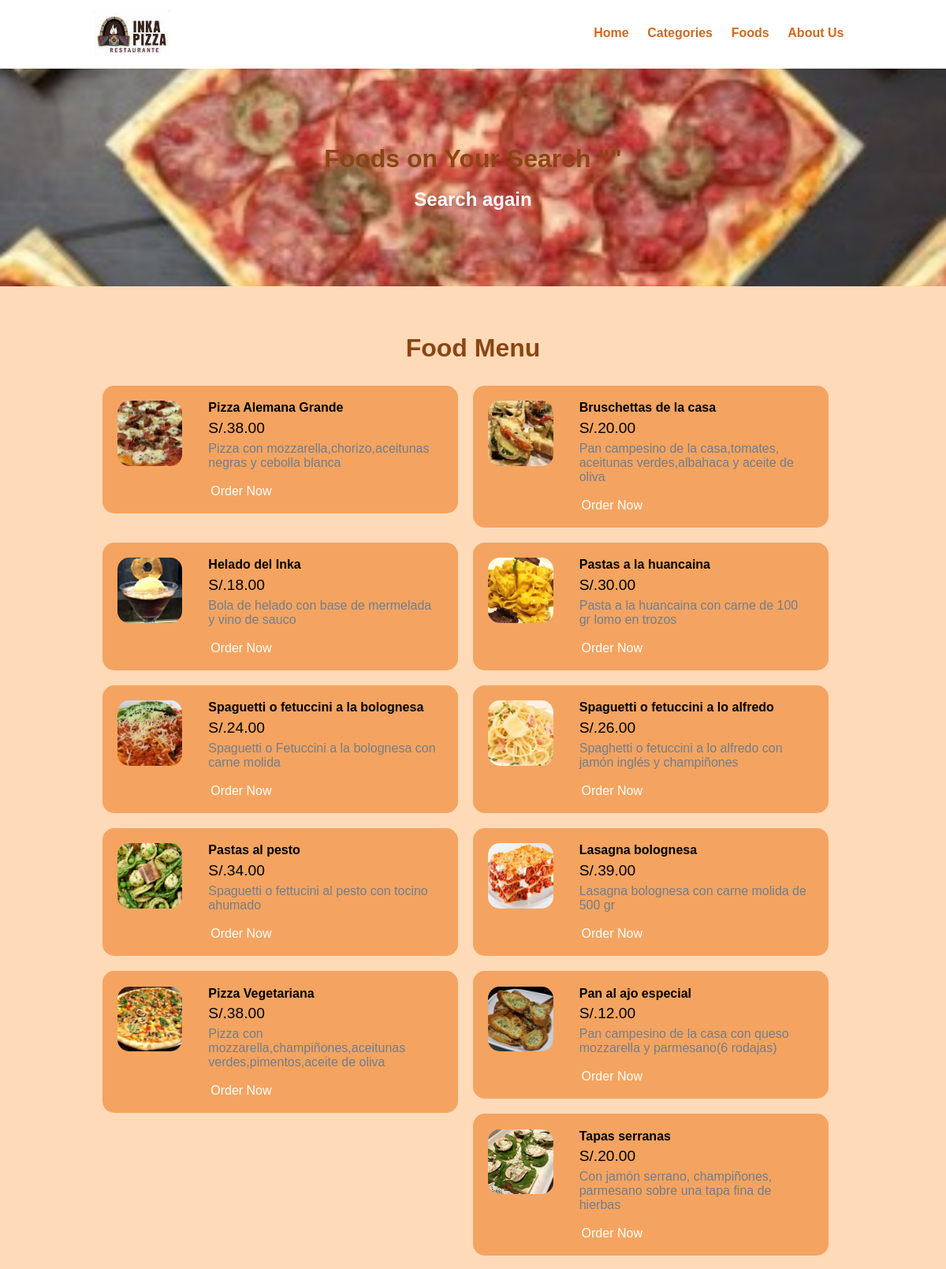
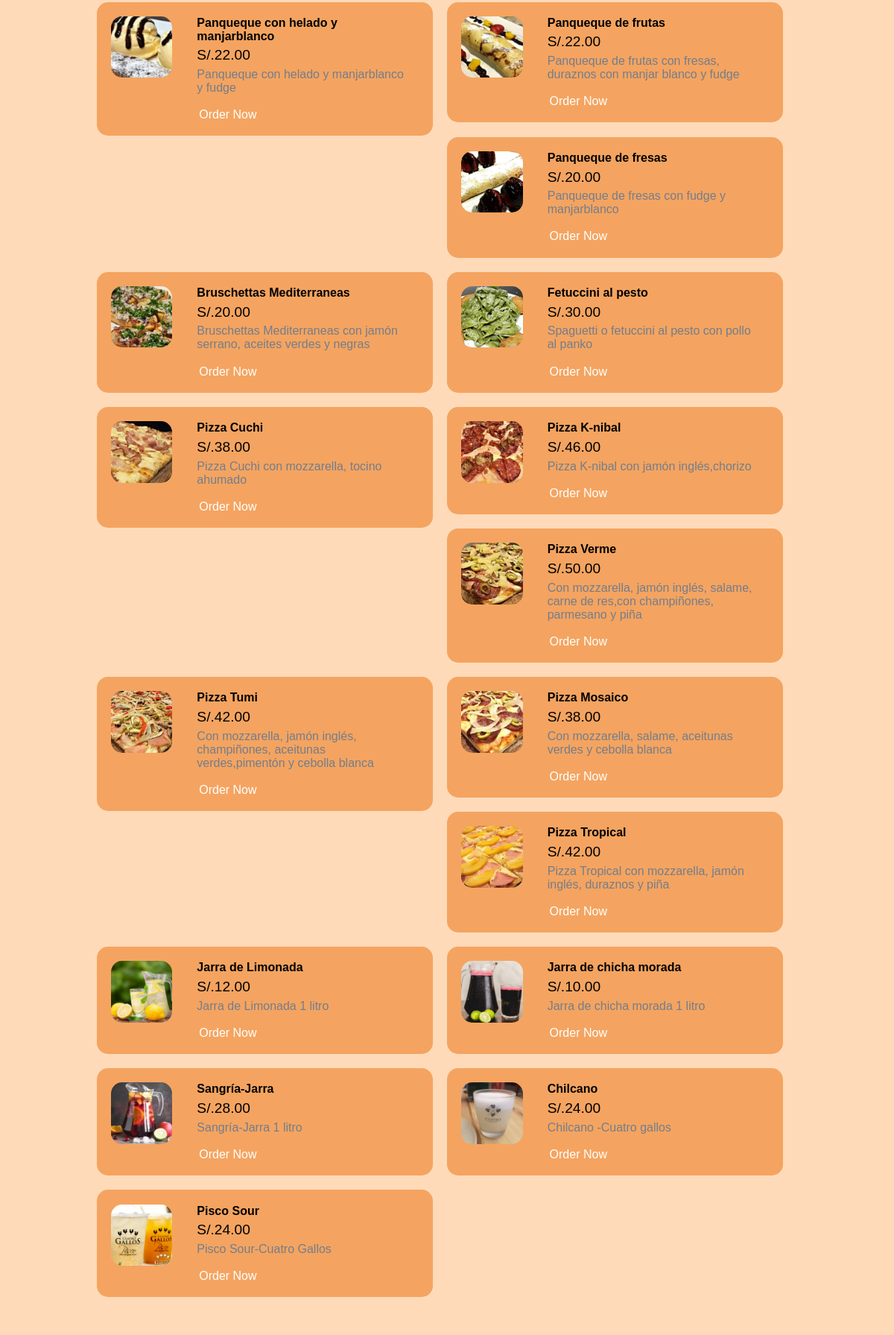
The page /food-search.php (upper part) on the database its author committed (2 pictures, top to bottom).
### tables this page shows
CREATE TABLE `tbl_food` (
  `id` int(10) UNSIGNED NOT NULL,
  `title` varchar(100) NOT NULL,
  `description` text NOT NULL,
  `price` decimal(10,2) NOT NULL,
  `image_name` varchar(255) NOT NULL,
  `category_id` int(10) UNSIGNED NOT NULL,
  `featured` varchar(10) NOT NULL,
  `active` varchar(10) NOT NULL
);

### food-search.php (the view, shortened to what this page needs)
<?php include('menu_footer/menu.php'); ?>
    <section class="food-search text-center">
        <div class="container">
            <?php
                $search = mysqli_real_escape_string($conn, $_POST['search']);
            ?>
            <h2>Foods on Your Search "<?php echo $search; ?>"</h2>
            <h3><a href="<?php echo SITEURL;?> " class="text-white"> Search again</a><h3>
        </div>
    </section>
    <section class="food-menu">
        <div class="container">
            <h2 class="text-center">Food Menu</h2>
            <?php
                $sql = "SELECT * FROM tbl_food WHERE title LIKE '%$search%' OR description LIKE '%$search%'";
                $res = mysqli_query($conn, $sql);
                $count = mysqli_num_rows($res);
                if($count>0)
                {
                    while($row=mysqli_fetch_assoc($res))
                    {
                        $id = $row['id'];
                        $title = $row['title'];
                        $price = $row['price'];
                        $description = $row['description'];
                        $image_name = $row['image_name'];
                        ?>
                        <div class="food-menu-box">
                            <div class="food-menu-img">
                                <?php
                                    if($image_name=="")
                                    {
                                        echo "<div class='error'>Image not Available.</div>";
                                    }
                                    else
                                    {
                                        ?>
                                        <img src="<?php echo SITEURL; ?>images/food/<?php echo $image_name; ?>" alt=" Pizza" class="img-responsive img-curve">
                                        <?php
                                    }
                                ?>
                            </div>
                            <div class="food-menu-desc">
                                <h4><?php echo $title; ?></h4>
                                <p class="food-price">S/.<?php echo $price; ?></p>
                                <p class="food-detail">
                                    <?php echo $description; ?>
                                </p>
                                <br>
                                <a href="<?php echo SITEURL; ?>order.php?food_id=<?php echo $id; ?>" class="btn btn-primary">Order Now</a>
                            </div>
                        </div>
                        <?php
                    }
                }
                else
                {
                    echo "<div class='error'>Food not found.</div>";
                }
            ?>
        </div>
    </section>
    <?php include('menu_footer/footer.php'); ?>

### css/mystyle.css (style rules this page uses)
* { margin: 0 0; padding: 0 0; font-family: Arial, Helvetica, sans-serif; }
.container { width: 80%; margin: 0 auto; padding: 1%; }
.img-responsive { width: 100%; }
.img-curve { border-radius: 15px; }
.text-center { text-align: center; }
.text-white { color: ghostwhite; }
a { color: chocolate; text-decoration: none; }
.btn { padding: 1%; border: none; font-size: 1rem; border-radius: 5px; }
.btn-primary { background-color: sandybrown; color: white; cursor: pointer; }
h2 { color: saddlebrown; font-size: 2rem; margin-bottom: 2%; }
h3 { font-size: 1.5rem; }
.food-search { background-image: url(../images/mybackground.jpg); background-size: cover; background-repeat: no-repeat; background-position: center; padding: 7% 0; }
.food-menu { background-color: peachpuff; padding: 4% 0; }
.food-menu-box { width: 43%; margin: 1%; padding: 2%; float: left; background-color: sandybrown; border-radius: 15px; }
.food-menu-img { width: 20%; float: left; }
.food-menu-desc { width: 70%; float: left; margin-left: 8%; }
.food-price { font-size: 1.2rem; margin: 2% 0; }
.food-detail { font-size: 1rem; color: #747d8c; }

### rows shown on the page
tbl_food: image_name (picture), title "Pizza Alemana Grande", price "38.00", description "Pizza con mozzarella,chorizo,aceitunas negras y cebolla blanca"
tbl_food: image_name (picture), title "Bruschettas de la casa", price "20.00", description "Pan campesino de la casa,tomates, aceitunas verdes,albahaca y aceite de oliva"
tbl_food: image_name (picture), title "Helado del Inka", price "18.00", description "Bola de helado con base de mermelada y vino de sauco"
tbl_food: image_name (picture), title "Pastas a la huancaina", price "30.00", description "Pasta a la huancaina con carne de 100 gr lomo en trozos"
tbl_food: image_name (picture), title "Spaguetti o fetuccini a la bolognesa", price "24.00", description "Spaguetti o Fetuccini a la bolognesa con carne molida"
tbl_food: image_name (picture), title "Spaguetti o fetuccini a lo alfredo", price "26.00", description "Spaghetti o fetuccini a lo alfredo con jamón inglés y champiñones"
tbl_food: image_name (picture), title "Pastas al pesto", price "34.00", description "Spaguetti o fettucini al pesto con tocino ahumado"
tbl_food: image_name (picture), title "Lasagna bolognesa", price "39.00", description "Lasagna bolognesa con carne molida de 500 gr"
tbl_food: image_name (picture), title "Pizza Vegetariana", price "38.00", description "Pizza con mozzarella,champiñones,aceitunas verdes,pimentos,aceite de oliva"
tbl_food: image_name (picture), title "Pan al ajo especial", price "12.00", description "Pan campesino de la casa con queso mozzarella y parmesano(6 rodajas)"
tbl_food: image_name (picture), title "Tapas serranas", price "20.00", description "Con jamón serrano, champiñones, parmesano sobre una tapa fina de hierbas"
tbl_food: image_name (picture), title "Panqueque con helado y manjarblanco", price "22.00", description "Panqueque con helado y manjarblanco y fudge"
tbl_food: image_name (picture), title "Panqueque de frutas", price "22.00", description "Panqueque de frutas con fresas, duraznos con manjar blanco y fudge"
tbl_food: image_name (picture), title "Panqueque de fresas", price "20.00", description "Panqueque de fresas con fudge y manjarblanco"
tbl_food: image_name (picture), title "Bruschettas Mediterraneas", price "20.00", description "Bruschettas Mediterraneas con jamón serrano, aceites verdes y negras"
tbl_food: image_name (picture), title "Fetuccini al pesto", price "30.00", description "Spaguetti o fetuccini al pesto con pollo al panko"
tbl_food: image_name (picture), title "Pizza Cuchi", price "38.00", description "Pizza Cuchi con mozzarella, tocino ahumado"
tbl_food: image_name (picture), title "Pizza K-nibal", price "46.00", description "Pizza K-nibal con jamón inglés,chorizo"
tbl_food: image_name (picture), title "Pizza Verme", price "50.00", description "Con mozzarella, jamón inglés, salame, carne de res,con champiñones, parmesano y piña"
tbl_food: image_name (picture), title "Pizza Tumi", price "42.00", description "Con mozzarella, jamón inglés, champiñones, aceitunas verdes,pimentón y cebolla blanca"
tbl_food: image_name (picture), title "Pizza Mosaico", price "38.00", description "Con mozzarella, salame, aceitunas verdes y cebolla blanca"
tbl_food: image_name (picture), title "Pizza Tropical", price "42.00", description "Pizza Tropical con mozzarella, jamón inglés, duraznos y piña"
tbl_food: image_name (picture), title "Jarra de Limonada", price "12.00", description "Jarra de Limonada 1 litro"
tbl_food: image_name (picture), title "Jarra de chicha morada", price "10.00", description "Jarra de chicha morada 1 litro"
tbl_food: image_name (picture), title "Sangría-Jarra", price "28.00", description "Sangría-Jarra 1 litro"
tbl_food: image_name (picture), title "Chilcano", price "24.00", description "Chilcano -Cuatro gallos"
tbl_food: image_name (picture), title "Pisco Sour", price "24.00", description "Pisco Sour-Cuatro Gallos"
